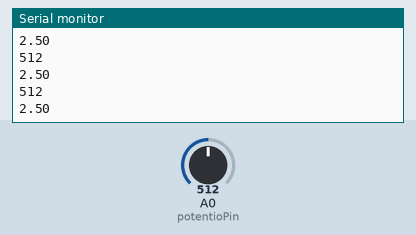
Recording of a sketch running on a simulated Arduino Uno, built with avr-gcc and run on an emulated ATmega328P. Parts: the last lines printed to the serial monitor. The inputs (shaded band) are chosen by the test bench; at power-on: A0 (potentioPin) = 512.

Above: at 1.2 s.
1.3 s: A0 (potentioPin) set to 716
At 1.58 s:
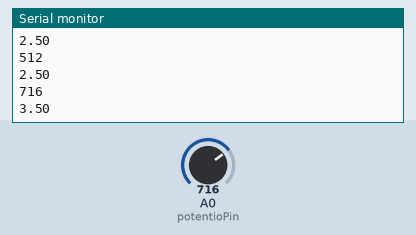
2.8 s: A0 (potentioPin) set to 900
At 2.84 s:
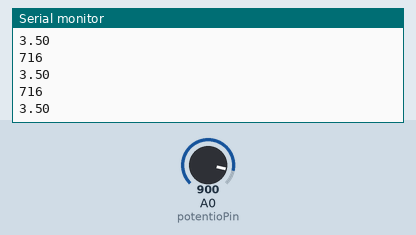
Timing chart, 0 to 5.8 s (numbered marks = the images above; inputs shaded):
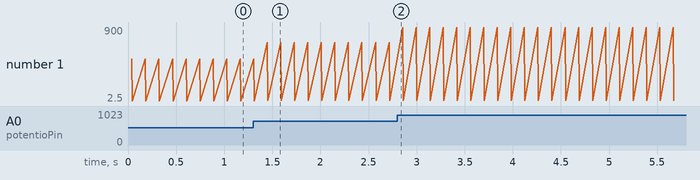

Measured:
- after the input at 1.3 s, the serial monitor: prints a new line after 0.15 s (image 1)
- plotted number 1: 2.5 → 3.5 after the input at 1.3 s, 3.5 → 4.4 after the input at 2.8 s

The sketch:

AnalogReadPotentio.ino
```cpp
int potentioPin = 0;
unsigned int potentioValue = 0;
float potentioVoltage = 0.0;

void setup () {
  Serial.begin(9600);
}

void loop () {
  potentioValue = analogRead(potentioPin);
  delay(20);

  potentioVoltage = potentioValue * (5.0 / 1023.0);
  delay(20);

  Serial.println(potentioValue);
  Serial.println(potentioVoltage);
  Serial.println();

  delay(100);
}
```
